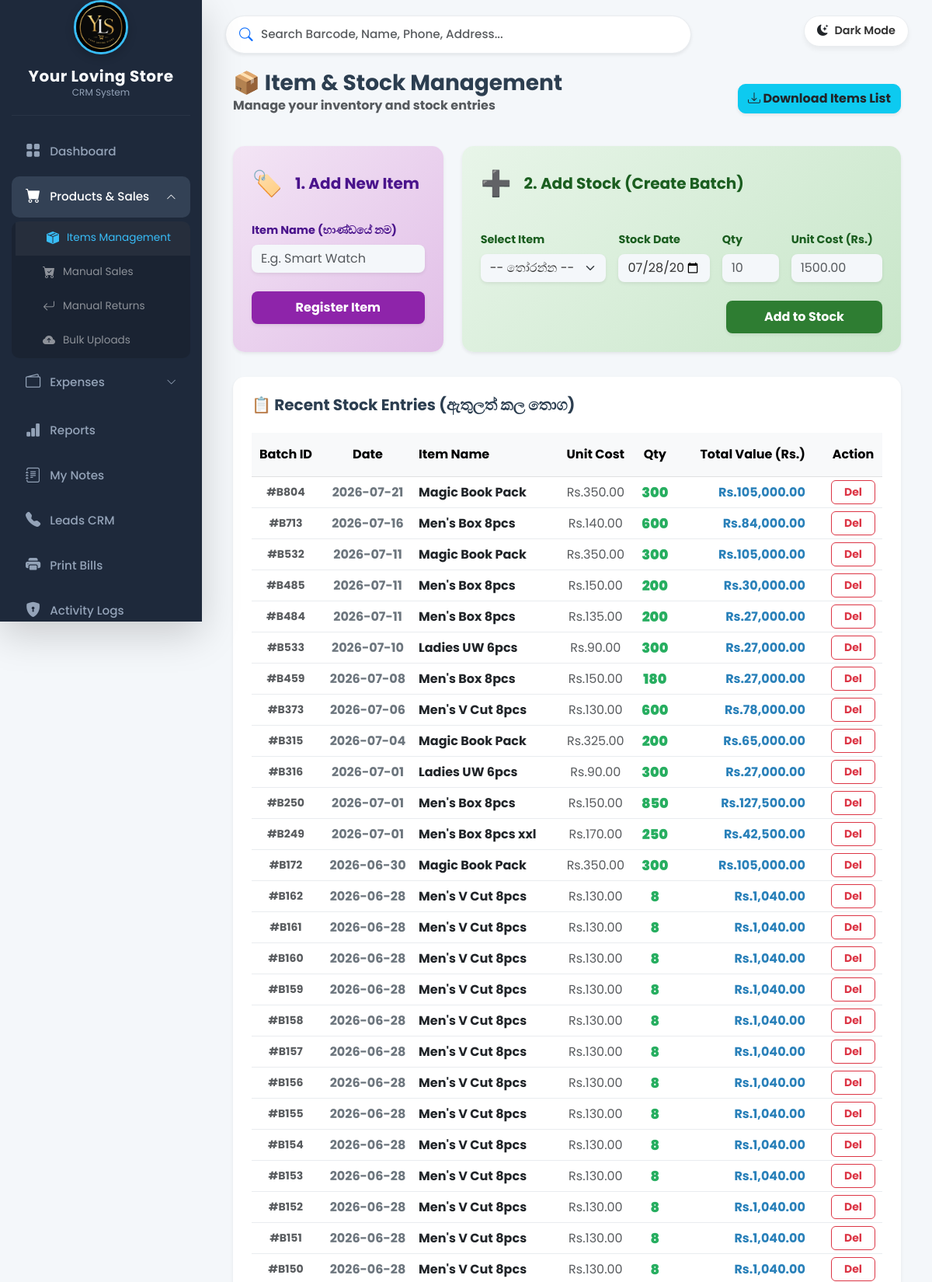
Screenshot of /items (signed in, upper part) with the database file from the repository.
### tables this page shows
CREATE TABLE stock_batches (id INTEGER PRIMARY KEY AUTOINCREMENT, item_id INTEGER, cost_price REAL NOT NULL, qty INTEGER NOT NULL, remaining_qty INTEGER, stock_date DATE NOT NULL, source TEXT DEFAULT 'Manual', FOREIGN KEY(item_id) REFERENCES items(id));

CREATE TABLE items (id INTEGER PRIMARY KEY AUTOINCREMENT, item_name TEXT NOT NULL);

### app.py (the view, shortened to what this page needs)
@app.route('/items', methods=['GET', 'POST'])
def items():
    if 'username' not in session: return redirect(url_for('login'))
    conn = sqlite3.connect('/var/data/database.db')
    cursor = conn.cursor()
    today_str = date.today().strftime('%Y-%m-%d')
    cursor.execute("""
        SELECT i.id, i.item_name,
               (
                   COALESCE((SELECT SUM(qty) FROM stock_batches WHERE item_id = i.id AND (source = 'Manual' OR source IS NULL)), 0) +
                   COALESCE((SELECT SUM(qty) FROM returns WHERE item_id = i.id), 0)
               ) as total_in,
               COALESCE((SELECT SUM(qty) FROM sales WHERE item_id = i.id), 0) as total_out
        FROM items i ORDER BY i.item_name ASC
    """)
    items_list = []
    for row in cursor.fetchall():
        item_id = row[0]
        item_name = row[1]
        total_in = row[2]
        total_out = row[3]
        available_stock = total_in - total_out
        items_list.append((item_id, item_name, available_stock))
    cursor.execute('''SELECT b.id, i.item_name, b.stock_date, b.cost_price, b.qty FROM stock_batches b JOIN items i ON b.item_id = i.id WHERE b.source = 'Manual' OR b.source IS NULL ORDER BY b.stock_date DESC, b.id DESC''')
    batches = cursor.fetchall()
    grand_total = sum((b[3] * b[4]) for b in batches if b[4] > 0)
    conn.close()
    return render_template('items.html', items_list=items_list, batches=batches, grand_total=grand_total, today_date=today_str)

### app.py (called while the page is built)
@app.before_request
def make_session_permanent():
    session.permanent = True
    session.modified = True

@app.template_filter('format_currency')
def format_currency(value):
    try: return f"Rs.{float(value):,.2f}"
    except: return value

### templates/items.html (shortened to what this page needs)
{% extends 'base.html' %}
{% block content %}
<div class="d-flex justify-content-between align-items-center mb-4">
    <div>
        <h3 class="fw-bold mb-0" style="color: #2c3e50;">📦 Item & Stock Management</h3>
        <p class="text-muted fw-bold">Manage your inventory and stock entries</p>
    </div>
    <a href="/download_items_list" class="btn btn-info fw-bold shadow-sm text-dark" style="border-radius: 10px;">
        <i class="bi bi-download"></i> Download Items List
    </a>
</div>
<div class="row">
    <div class="col-md-4 mb-4">
        <div class="card p-4 h-100 shadow-sm border-0" style="background: linear-gradient(135deg, #f3e5f5 0%, #e1bee7 100%); border-radius: 15px;">
            <div class="d-flex align-items-center mb-3">
                <div class="fs-2 me-3" style="color: #8e24aa;">🏷️</div>
                <h5 class="fw-bold mb-0" style="color: #4a148c;">1. Add New Item</h5>
            </div>
            <form action="/items" method="POST" class="mt-2">
                <div class="mb-3">
                    <label class="form-label fw-bold" style="color: #4a148c; font-size: 0.9rem;">Item Name (භාණ්ඩයේ නම)</label>
                    <input type="text" class="form-control shadow-sm border-0" name="item_name" placeholder="E.g. Smart Watch" required style="border-radius: 8px;">
                </div>
                <button type="submit" class="btn w-100 fw-bold shadow-sm text-white mt-2 py-2" style="background-color: #8e24aa; border-radius: 8px;">Register Item</button>
            </form>
        </div>
    </div>
    <div class="col-md-8 mb-4">
        <div class="card p-4 h-100 shadow-sm border-0" style="background: linear-gradient(135deg, #e8f5e9 0%, #c8e6c9 100%); border-radius: 15px;">
            <div class="d-flex align-items-center mb-3">
                <div class="fs-2 me-3" style="color: #2e7d32;">➕</div>
                <h5 class="fw-bold mb-0" style="color: #1b5e20;">2. Add Stock (Create Batch)</h5>
            </div>
            <form action="/items" method="POST" class="row g-3 mt-1">
                <div class="col-md-4">
                    <label class="form-label fw-bold" style="color: #1b5e20; font-size: 0.9rem;">Select Item</label>
                    <select class="form-select shadow-sm border-0" name="item_id" required style="border-radius: 8px;">
                        <option value="" disabled selected>-- තෝරන්න --</option>
                    </select>
                </div>
                <div class="col-md-3">
                    <label class="form-label fw-bold" style="color: #1b5e20; font-size: 0.9rem;">Stock Date</label>
                    <input type="date" class="form-control shadow-sm border-0" name="stock_date" value="{{ today_date }}" required style="border-radius: 8px;">
                </div>
                <div class="col-md-2">
                    <label class="form-label fw-bold" style="color: #1b5e20; font-size: 0.9rem;">Qty</label>
                    <input type="number" class="form-control shadow-sm border-0" name="add_qty" placeholder="10" required min="1" style="border-radius: 8px;">
                </div>
                <div class="col-md-3">
                    <label class="form-label fw-bold" style="color: #1b5e20; font-size: 0.9rem;">Unit Cost (Rs.)</label>
                    <input type="number" step="0.01" class="form-control shadow-sm border-0" name="cost_price" placeholder="1500.00" required style="border-radius: 8px;">
                </div>
                <div class="col-md-12 mt-4 text-end">
                    <button type="submit" class="btn fw-bold shadow-sm text-white px-5 py-2" style="background-color: #2e7d32; border-radius: 8px;">Add to Stock</button>
                </div>
            </form>
        </div>
    </div>
</div>
<div class="card p-4 shadow-sm border-0 mt-2" style="border-radius: 15px;">
    <h5 class="mb-4 fw-bold" style="color: #2c3e50;">📋 Recent Stock Entries (ඇතුලත් කල තොග)</h5>
    <div class="table-responsive">
        <table class="table table-hover table-sm align-middle text-center">
            <thead class="table-light">
                <tr>
                    <th class="py-3">Batch ID</th>
                    <th class="py-3">Date</th>
                    <th class="text-start py-3">Item Name</th>
                    <th class="py-3">Unit Cost</th>
                    <th class="py-3">Qty</th>
                    <th class="py-3 text-end pe-4">Total Value (Rs.)</th>
                    <th class="py-3">Action</th>
                </tr>
            </thead>
            <tbody>
                {% for batch in batches %}
                <tr>
                    <td class="text-muted small fw-bold">#B{{ batch[0] }}</td>
                    <td class="fw-bold text-secondary">{{ batch[2] }}</td>
                    <td class="fw-bold text-start text-dark">{{ batch[1] }}</td>
                    <td class="text-muted">{{(batch[3]) |format_currency }}</td>
                    <td style="color: #27ae60; font-weight: 900; font-size: 1.1rem;">{{ batch[4] }}</td>
                    <td class="fw-bold text-end pe-4" style="color: #2980b9;">{{(batch[3] * batch[4]) | format_currency }}</td>
                    <td>
                        <a href="/delete_batch/{{ batch[0] }}" class="btn btn-sm btn-outline-danger py-1 px-3 fw-bold" style="border-radius: 6px;" onclick="return confirm('මේ Batch එක මකන්නද?');">Del</a>
                    </td>
                </tr>
                {% endfor %}
            </tbody>
        </table>
    </div>
</div>
{% endblock %}

### templates/base.html (style rules this page uses)
:root { --bg-body: #f4f7fa; --sidebar-bg: #1e293b; --sidebar-hover: #334155; --sidebar-text: #94a3b8; --sidebar-text-active: #ffffff; --card-bg: #ffffff; --text-main: #333333; --text-muted: #6c757d; --border-color: #e9ecef; --shadow-sm: 0 4px 6px rgba(0,0,0,0.05); }
body { background-color: var(--bg-body); color: var(--text-main); font-family: 'Poppins', sans-serif; transition: background-color 0.3s ease, color 0.3s ease; overflow-x: hidden; overscroll-behavior-y: none; }
.table-responsive { overflow-x: auto; -webkit-overflow-scrolling: touch; scrollbar-width: thin; }
.card, .modal-content { background-color: var(--card-bg); border-color: var(--border-color); color: var(--text-main); }
.table { --bs-table-bg: var(--card-bg); --bs-table-color: var(--text-main); --bs-table-border-color: var(--border-color); --bs-table-hover-bg: var(--sidebar-hover); }
.form-control, .form-select { background-color: var(--bg-body); color: var(--text-main); border: 1px solid var(--border-color); }

### rows the page displays
stock_batches: id "804", stock_date "2026-07-21", item_name "Magic Book Pack", cost_price "Rs.350.00", qty "300", (batch[3]*batch[4])|format_currency "Rs.105,000.00"
stock_batches: id "713", stock_date "2026-07-16", item_name "Men's Box 8pcs", cost_price "Rs.140.00", qty "600", (batch[3]*batch[4])|format_currency "Rs.84,000.00"
stock_batches: id "532", stock_date "2026-07-11", item_name "Magic Book Pack", cost_price "Rs.350.00", qty "300", (batch[3]*batch[4])|format_currency "Rs.105,000.00"
stock_batches: id "485", stock_date "2026-07-11", item_name "Men's Box 8pcs", cost_price "Rs.150.00", qty "200", (batch[3]*batch[4])|format_currency "Rs.30,000.00"
stock_batches: id "484", stock_date "2026-07-11", item_name "Men's Box 8pcs", cost_price "Rs.135.00", qty "200", (batch[3]*batch[4])|format_currency "Rs.27,000.00"
stock_batches: id "533", stock_date "2026-07-10", item_name "Ladies UW 6pcs", cost_price "Rs.90.00", qty "300", (batch[3]*batch[4])|format_currency "Rs.27,000.00"
stock_batches: id "459", stock_date "2026-07-08", item_name "Men's Box 8pcs", cost_price "Rs.150.00", qty "180", (batch[3]*batch[4])|format_currency "Rs.27,000.00"
stock_batches: id "373", stock_date "2026-07-06", item_name "Men's V Cut 8pcs", cost_price "Rs.130.00", qty "600", (batch[3]*batch[4])|format_currency "Rs.78,000.00"
stock_batches: id "315", stock_date "2026-07-04", item_name "Magic Book Pack", cost_price "Rs.325.00", qty "200", (batch[3]*batch[4])|format_currency "Rs.65,000.00"
stock_batches: id "316", stock_date "2026-07-01", item_name "Ladies UW 6pcs", cost_price "Rs.90.00", qty "300", (batch[3]*batch[4])|format_currency "Rs.27,000.00"
stock_batches: id "250", stock_date "2026-07-01", item_name "Men's Box 8pcs", cost_price "Rs.150.00", qty "850", (batch[3]*batch[4])|format_currency "Rs.127,500.00"
stock_batches: id "249", stock_date "2026-07-01", item_name "Men's Box 8pcs xxl", cost_price "Rs.170.00", qty "250", (batch[3]*batch[4])|format_currency "Rs.42,500.00"
stock_batches: id "172", stock_date "2026-06-30", item_name "Magic Book Pack", cost_price "Rs.350.00", qty "300", (batch[3]*batch[4])|format_currency "Rs.105,000.00"
stock_batches: id "162", stock_date "2026-06-28", item_name "Men's V Cut 8pcs", cost_price "Rs.130.00", qty "8", (batch[3]*batch[4])|format_currency "Rs.1,040.00"
stock_batches: id "161", stock_date "2026-06-28", item_name "Men's V Cut 8pcs", cost_price "Rs.130.00", qty "8", (batch[3]*batch[4])|format_currency "Rs.1,040.00"
stock_batches: id "160", stock_date "2026-06-28", item_name "Men's V Cut 8pcs", cost_price "Rs.130.00", qty "8", (batch[3]*batch[4])|format_currency "Rs.1,040.00"
stock_batches: id "159", stock_date "2026-06-28", item_name "Men's V Cut 8pcs", cost_price "Rs.130.00", qty "8", (batch[3]*batch[4])|format_currency "Rs.1,040.00"
stock_batches: id "158", stock_date "2026-06-28", item_name "Men's V Cut 8pcs", cost_price "Rs.130.00", qty "8", (batch[3]*batch[4])|format_currency "Rs.1,040.00"
stock_batches: id "157", stock_date "2026-06-28", item_name "Men's V Cut 8pcs", cost_price "Rs.130.00", qty "8", (batch[3]*batch[4])|format_currency "Rs.1,040.00"
stock_batches: id "156", stock_date "2026-06-28", item_name "Men's V Cut 8pcs", cost_price "Rs.130.00", qty "8", (batch[3]*batch[4])|format_currency "Rs.1,040.00"
stock_batches: id "155", stock_date "2026-06-28", item_name "Men's V Cut 8pcs", cost_price "Rs.130.00", qty "8", (batch[3]*batch[4])|format_currency "Rs.1,040.00"
stock_batches: id "154", stock_date "2026-06-28", item_name "Men's V Cut 8pcs", cost_price "Rs.130.00", qty "8", (batch[3]*batch[4])|format_currency "Rs.1,040.00"
stock_batches: id "153", stock_date "2026-06-28", item_name "Men's V Cut 8pcs", cost_price "Rs.130.00", qty "8", (batch[3]*batch[4])|format_currency "Rs.1,040.00"
stock_batches: id "152", stock_date "2026-06-28", item_name "Men's V Cut 8pcs", cost_price "Rs.130.00", qty "8", (batch[3]*batch[4])|format_currency "Rs.1,040.00"
stock_batches: id "151", stock_date "2026-06-28", item_name "Men's V Cut 8pcs", cost_price "Rs.130.00", qty "8", (batch[3]*batch[4])|format_currency "Rs.1,040.00"
stock_batches: id "150", stock_date "2026-06-28", item_name "Men's V Cut 8pcs", cost_price "Rs.130.00", qty "8", (batch[3]*batch[4])|format_currency "Rs.1,040.00"
